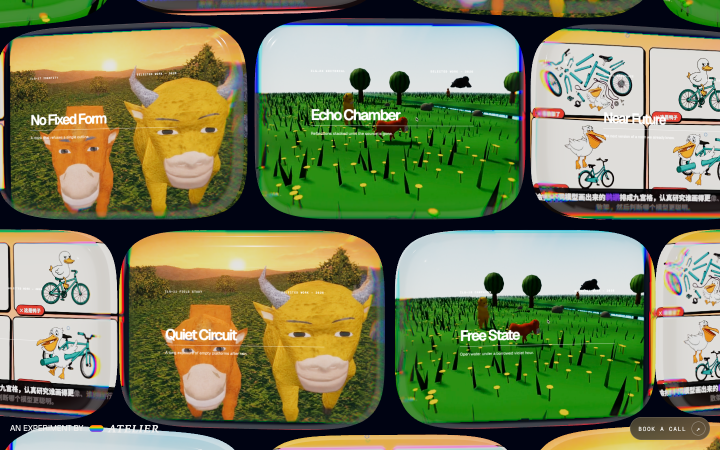
#> input picture qa-v5/f0/beauty/03-drag-x-220.png, 1440 x 900 px, given in place of 06-rest-5s.png, which was not available (shown at 1/2 size)
$ python build-evidence.py
#> lines starting #> are read from the running program, lines starting #| are printed output that depends on the picture; pictures that were not available may be replaced by others from this repository, and a replacement may not be noted
#!/usr/bin/env python3
"""
Visual evidence for the V5 F0/F1 review.

Anything that embeds Target pixels is written under qa-v5/private/, which is
git-ignored, matching how the repo already handles Target-adjacent frames.
"""
from __future__ import annotations

import sys
from pathlib import Path

import numpy as np
from PIL import Image, ImageDraw, ImageFont


def load(path: str | Path) -> Image.Image:
    return Image.open(path).convert("RGB")
#> returned value is the input picture: PIL image 1440x900 RGB; mean R, G, B 119.4, 127.8, 88.8
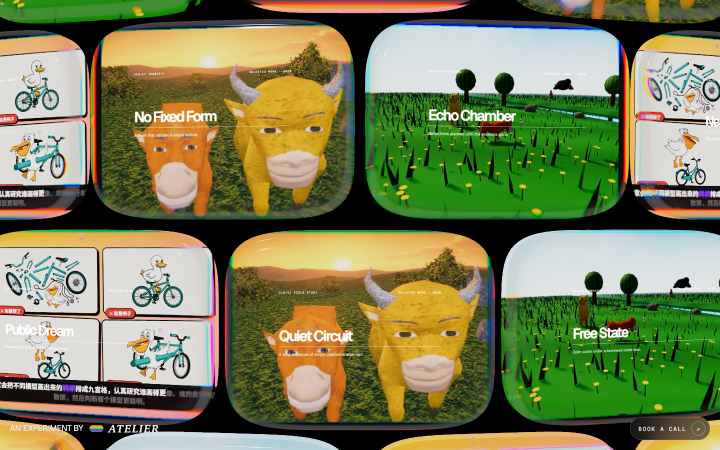
#> input picture qa-v5/f0/beauty/01-rest.png, 1440 x 900 px, found by its file name (shown at 1/2 size)
#> in load, returned value is the input picture: PIL image 1440x900 RGB; mean R, G, B 123.2, 128, 86.5
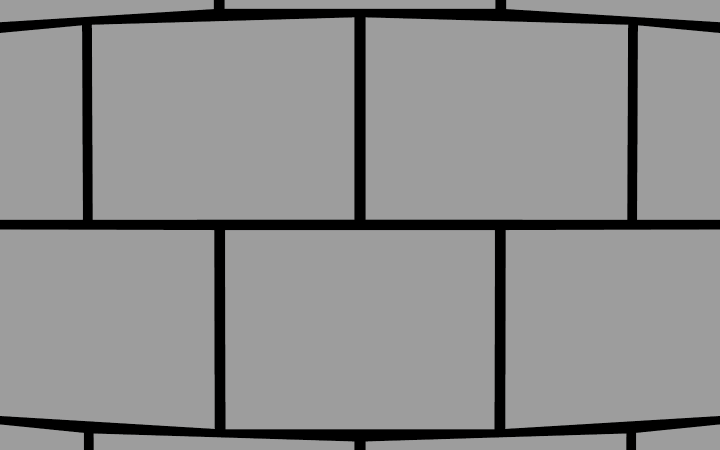
#> input picture qa-v5/f0/foundation/01-rest.png, 1440 x 900 px, found by its file name (shown at 1/2 size)
#> in load, returned value is the input picture: PIL image 1440x900 RGB; mean R, G, B 141.1, 141.1, 141.2


def label(img: Image.Image, text: str) -> Image.Image:
    out = img.copy()
    d = ImageDraw.Draw(out)
    try:
        font = ImageFont.truetype("/System/Library/Fonts/Menlo.ttc", 22)
    except OSError:
        font = ImageFont.load_default()
    d.rectangle([0, 0, 12 + int(len(text) * 13), 36], fill=(0, 0, 0))
    d.text((8, 6), text, fill=(255, 255, 255), font=font)
    return out


def blend(a: Image.Image, b: Image.Image, alpha=0.5) -> Image.Image:
#> called with alpha = 0.5
    return Image.blend(a, b.resize(a.size), alpha)


def difference(a: Image.Image, b: Image.Image, gain=3.0) -> Image.Image:
    x = np.asarray(a, np.int16)
    y = np.asarray(b.resize(a.size), np.int16)
    return Image.fromarray(np.clip(np.abs(x - y) * gain, 0, 255).astype(np.uint8))


def edge_overlay(base: Image.Image, other: Image.Image) -> Image.Image:
    """Target in red, local in cyan: aligned edges read white/grey."""
    a = np.asarray(base.convert("L"), np.float32)
    b = np.asarray(other.resize(base.size).convert("L"), np.float32)
    out = np.zeros(a.shape + (3,), np.float32)
    out[:, :, 0] = a
    out[:, :, 1] = b
    out[:, :, 2] = b
    return Image.fromarray(np.clip(out, 0, 255).astype(np.uint8))


def sheet(tiles: list[tuple[str, Image.Image]], cols: int, scale: float) -> Image.Image:
#> called with cols = 3, scale = 0.5
    w = int(tiles[0][1].width * scale)
#> w = 720
    h = int(tiles[0][1].height * scale)
#> h = 450
    rows = (len(tiles) + cols - 1) // cols
#> rows = 2
    out = Image.new("RGB", (cols * w + (cols + 1) * 10, rows * h + (rows + 1) * 10), (18, 18, 22))
#> out: PIL image 2200x930 RGB
    for n, (name, img) in enumerate(tiles):
        r, c = divmod(n, cols)
        out.paste(label(img, name).resize((w, h)), (10 + c * (w + 10), 10 + r * (h + 10)))
#> this loop made 6 passes
#> (name, r, c) on passes 1 to 6: ('TARGET rest 1440x900', 0, 0), ('LOCAL beauty rest', 0, 1), ('LOCAL foundation=layout', 0, 2), ('blend 50/50', 1, 0), ('edges TARGET=red LOCAL=cyan', 1, 1), ('abs difference x3', 1, 2)
    return out


if __name__ == "__main__":
    root = Path(sys.argv[1] if len(sys.argv) > 1 else ".")
    priv = root / "qa-v5/private"
    priv.mkdir(parents=True, exist_ok=True)

    target = load(root / "artifacts/reference/A-1440x900-dpr1/06-rest-5s.png")
    local_beauty = load(root / "qa-v5/f0/beauty/01-rest.png")
    local_found = load(root / "qa-v5/private/foundation-annotated/01-rest.png")
    local_clean = load(root / "qa-v5/f0/foundation/01-rest.png")

    blend(target, local_beauty).save(priv / "overlay-blend-1440x900.png")
    edge_overlay(target, local_clean).save(priv / "overlay-edges-1440x900.png")
    difference(target, local_beauty).save(priv / "overlay-difference-1440x900.png")

    sheet([
        ("TARGET rest 1440x900", target),
        ("LOCAL beauty rest", local_beauty),
        ("LOCAL foundation=layout", local_found),
        ("blend 50/50", blend(target, local_beauty)),
        ("edges TARGET=red LOCAL=cyan", edge_overlay(target, local_clean)),
        ("abs difference x3", difference(target, local_beauty)),
    ], cols=3, scale=0.5).save(priv / "contact-sheet-1440x900.png")

    target_resize = load(root / "artifacts/reference/A-1440x900-dpr1/18-resize-1100x720.png")
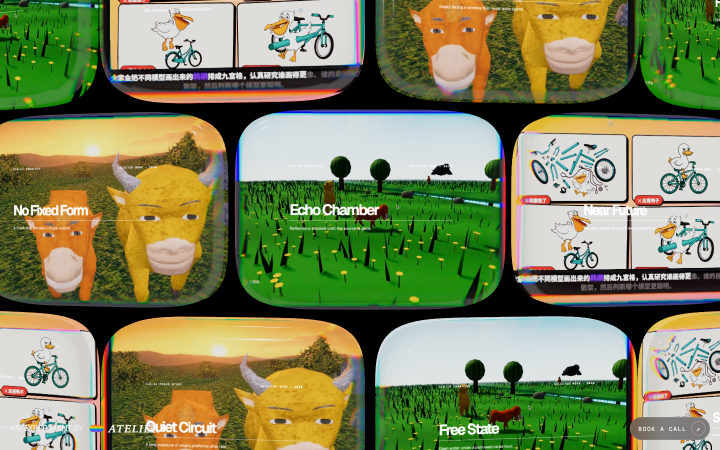
#> input picture qa-v5/f0/beauty/06-drag-xy-260-180.png, 1440 x 900 px, given in place of 18-resize-1100x720.png, which was not available (shown at 1/2 size)
#> in load, returned value is the input picture: PIL image 1440x900 RGB; mean R, G, B 126, 132.3, 90.1
    local_partial = load(root / "qa-v5/f0/partial/01-rest.png")
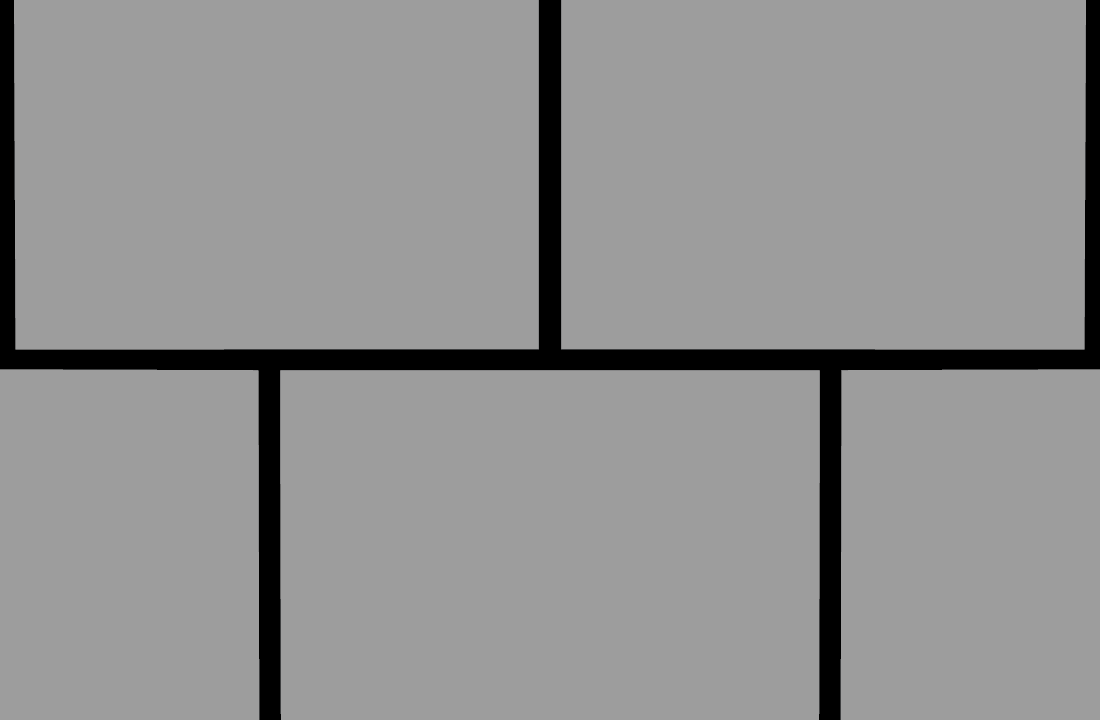
#> input picture qa-v5/f0/partial/01-rest.png, 1100 x 720 px, found by its file name
#> in load, returned value is the input picture: PIL image 1100x720 RGB; mean R, G, B 146, 146, 146
    sheet([
        ("TARGET 1100x720", target_resize),
        ("LOCAL 1100x720 foundation", local_partial),
        ("blend 50/50", blend(target_resize, local_partial)),
    ], cols=3, scale=0.62).save(priv / "contact-sheet-1100x720.png")
#> call 3 of blend, with alpha = 0.5
#> in blend (call 3), `return Image.blend(a, b.resize(a.size), alpha)`:
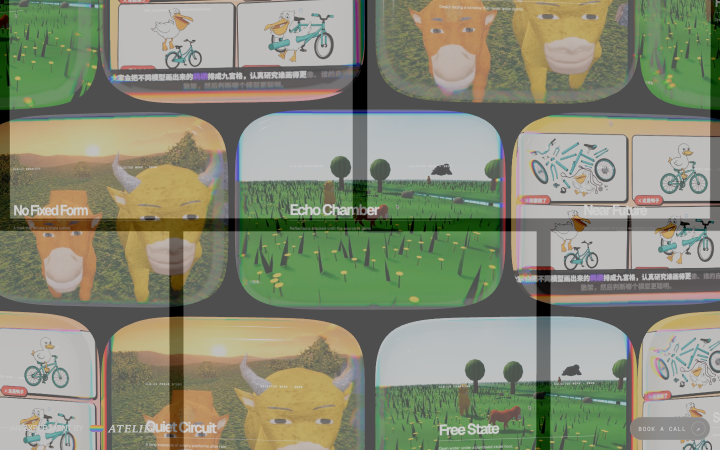
#> returned value: PIL image 1440x900 RGB (shown at 1/2 size); mean R, G, B 135.7, 138.9, 117.8
#> the loop in sheet (call 2), `for n, (name, img) in enumerate(tiles):` made 3 passes
#> name on passes 1 to 3: 'TARGET 1100x720', 'LOCAL 1100x720 foundation', 'blend 50/50'

    states = ["01-rest", "02-drag-x-110", "03-drag-x-220", "04-drag-x-330", "05-drag-x-440", "06-drag-xy-260-180"]
    sheet([(s, load(root / f"qa-v5/f0/foundation/{s}.png")) for s in states],
          cols=3, scale=0.42).save(root / "qa-v5/f0/offset-sweep-sheet.png")
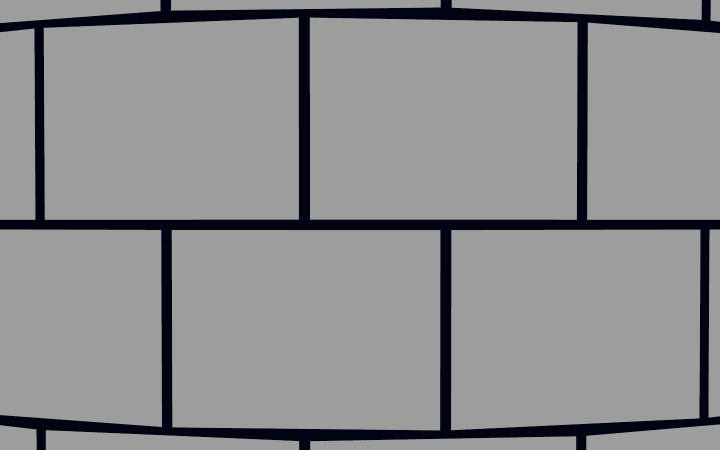
#> input picture qa-v5/f0/foundation/02-drag-x-110.png, 1440 x 900 px, found by its file name (shown at 1/2 size)
#> in load, returned value is the input picture: PIL image 1440x900 RGB; mean R, G, B 140.3, 140.6, 142.2
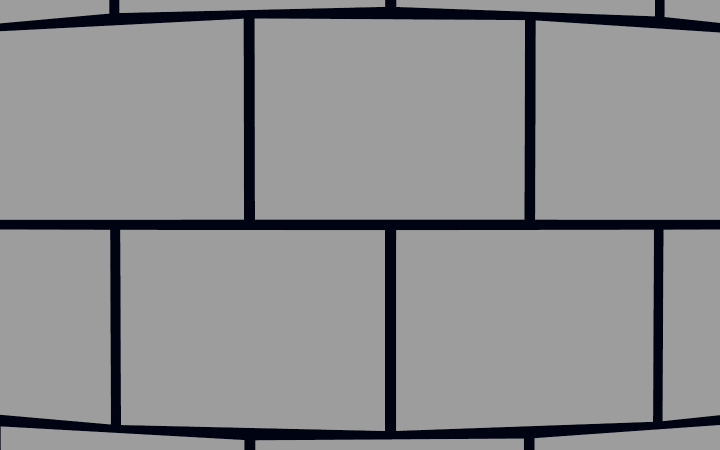
#> input picture qa-v5/f0/foundation/03-drag-x-220.png, 1440 x 900 px, found by its file name (shown at 1/2 size)
#> in load, returned value is the input picture: PIL image 1440x900 RGB; mean R, G, B 141.1, 141.4, 143
#> (the run stopped early here; a loop or call above may not have finished)
